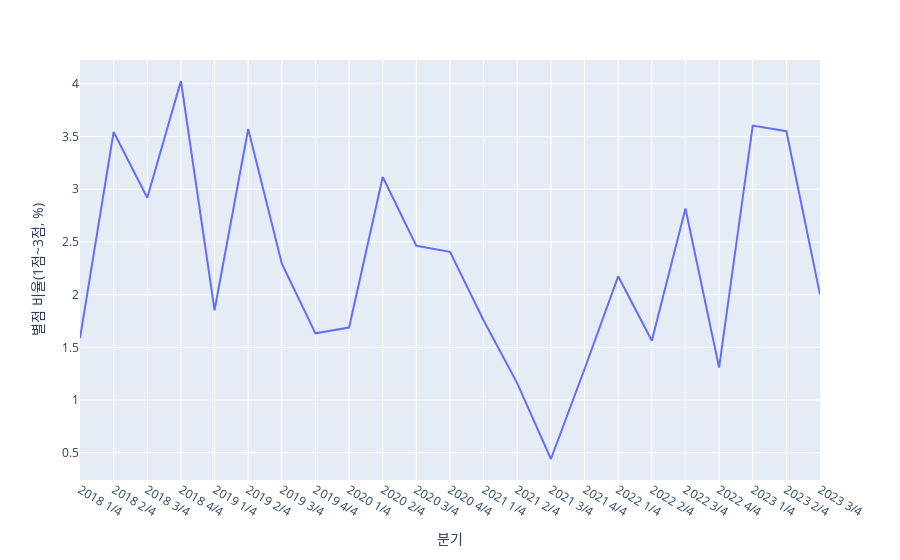

Here is the notebook cell this chart was saved with:
### Code cell
import plotly.express as px
px.line(dfrr2, x = 'quarter', y = '1+2+3',
       labels={'quarter':'분기', '1+2+3':'별점 비율(1점~3점, %)'})

### Figure 1 — Plotly figure (JSON) as saved in the notebook; plotly's stock layout.template omitted (floating-point values rounded to 4 significant figures)
{"data": [{"hovertemplate": "분기=%{x}<br>별점 비율(1점~3점, %)=%{y}<extra></extra>", "legendgroup": "", "line": {"color": "#636efa", "dash": "solid"}, "marker": {"symbol": "circle"}, "mode": "lines", "name": "", "orientation": "v", "showlegend": false, "type": "scatter", "x": ["2018 1/4", "2018 2/4", "2018 3/4", "2018 4/4", "2019 1/4", "2019 2/4", "2019 3/4", "2019 4/4", "2020 1/4", "2020 2/4", "2020 3/4", "2020 4/4", "2021 1/4", "2021 2/4", "2021 3/4", "2021 4/4", "2022 1/4", "2022 2/4", "2022 3/4", "2022 4/4", "2023 1/4", "2023 2/4", "2023 3/4"], "xaxis": "x", "y": [1.587, 3.543, 2.92, 4.027, 1.852, 3.571, 2.294, 1.633, 1.688, 3.116, 2.463, 2.405, 1.754, 1.158, 0.4405, 1.294, 2.174, 1.562, 2.817, 1.307, 3.604, 3.55, 2], "yaxis": "y"}], "layout": {"legend": {"tracegroupgap": 0}, "margin": {"t": 60}, "xaxis": {"anchor": "y", "domain": [0, 1], "title": {"text": "분기"}}, "yaxis": {"anchor": "x", "domain": [0, 1], "title": {"text": "별점 비율(1점~3점, %)"}}}}
